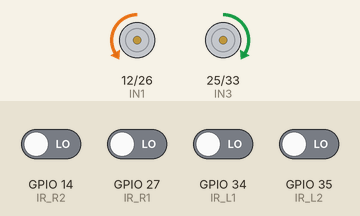
This sketch was run on a simulated ESP32. Parts: motor-driver pin pairs drawn as motors (green arrow = first pin HIGH = forward, orange = second pin HIGH = backward, longer = more drive). The test bench sets the inputs (shaded band); at power-on: GPIO 14 (IR_R2), GPIO 27 (IR_R1), GPIO 34 (IR_L1), GPIO 35 (IR_L2) LOW.

Above: at 2.2 s.
2.3 s: GPIO 14 (IR_R2) driven HIGH
At 3.0 s:
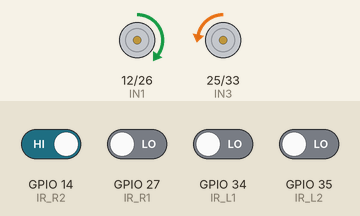
3.8 s: GPIO 35 (IR_L2) driven HIGH
At 4.2 s:
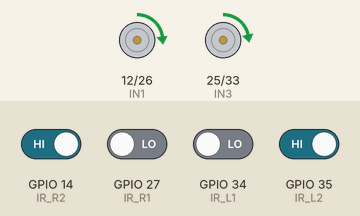
5.3 s: GPIO 14 (IR_R2) driven LOW
At 6.4 s:
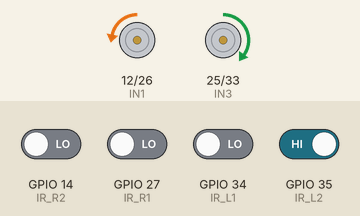
6.8 s: GPIO 35 (IR_L2) driven LOW
At 7.9 s:
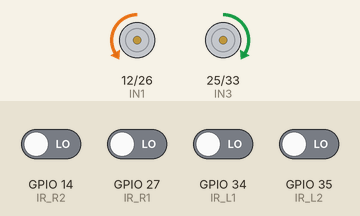
8.6 s: GPIO 27 (IR_R1) driven HIGH
At 9.0 s:
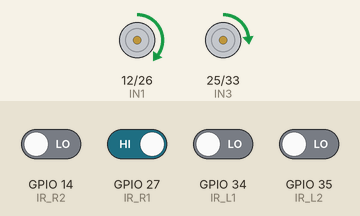
10.1 s: GPIO 27 (IR_R1) driven LOW
At 11.5 s:
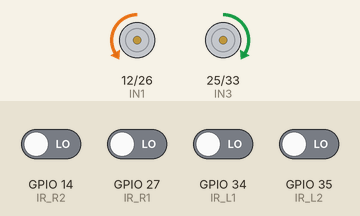
Timing chart, 0 to 12.9 s (numbered marks = the images above; inputs shaded):
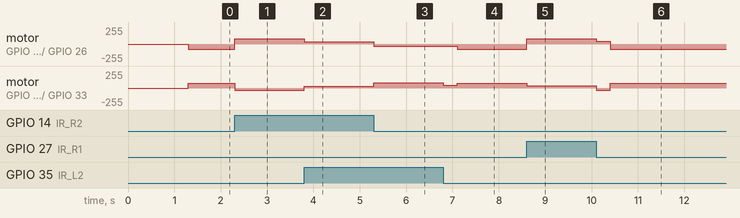

Measured:
- after the input at 2.3 s, motor on GPIO 12 (IN1) / GPIO 26 (IN2): backward 75/255 → forward 80/255 at once; motor on GPIO 25 (IN3) / GPIO 33 (IN4): forward 75/255 → backward 30/255 at once
- after the input at 3.8 s, motor on GPIO 12 (IN1) / GPIO 26 (IN2): forward 80/255 → forward 35/255 at once; motor on GPIO 25 (IN3) / GPIO 33 (IN4): backward 30/255 → forward 30/255 at once
- after the input at 5.3 s, motor on GPIO 12 (IN1) / GPIO 26 (IN2): forward 35/255 → backward 30/255 at once; motor on GPIO 25 (IN3) / GPIO 33 (IN4): forward 30/255 → forward 80/255 at once
- after the input at 6.8 s, motor on GPIO 12 (IN1) / GPIO 26 (IN2): backward 30/255 → backward 75/255 after 0.30 s; motor on GPIO 25 (IN3) / GPIO 33 (IN4): forward 80/255 → forward 45/255 at once, → forward 75/255 0.30 s later
- after the input at 8.6 s, motor on GPIO 12 (IN1) / GPIO 26 (IN2): backward 75/255 → forward 80/255 at once; motor on GPIO 25 (IN3) / GPIO 33 (IN4): forward 75/255 → forward 35/255 at once
- after the input at 10.1 s, motor on GPIO 12 (IN1) / GPIO 26 (IN2): forward 80/255 → forward 45/255 at once, → backward 75/255 0.30 s later; motor on GPIO 25 (IN3) / GPIO 33 (IN4): forward 35/255 → backward 30/255 at once, → forward 75/255 0.30 s later

The sketch:

line_follower.ino
```cpp
#include <Arduino.h>

#define IR_L2 35
#define IR_L1 34
#define IR_R1 27
#define IR_R2 14

#define IN1 12
#define IN2 26
#define IN3 25
#define IN4 33

float Kp = 20;
float Ki = 0;
float Kd = 7;

float error = 0;
float previousError = 0;
float integral = 0;
float derivative = 0;

unsigned long lostStartTime = 0;


// ====================================================
// Motor Functions
// ====================================================

void setLeftMotor(int speed1, int speed2) {
  analogWrite(IN1, speed1);
  analogWrite(IN2, speed2);
}

void setRightMotor(int speed1, int speed2) {
  analogWrite(IN3, speed1);
  analogWrite(IN4, speed2);
}

void stopCar() {
  setLeftMotor(0, 0);
  setRightMotor(0, 0);
}

void moveForward(int leftSpeed, int rightSpeed) {

  leftSpeed = constrain(leftSpeed, 0, 100);
  rightSpeed = constrain(rightSpeed, 0, 100);

  setLeftMotor(leftSpeed, 0);
  setRightMotor(rightSpeed, 0);
}


// ====================================================
// Pivot Functions
// ====================================================

void pivotLeft() {
  setLeftMotor(0, 30);
  setRightMotor(80, 0);
}

void pivotRight() {
  setLeftMotor(80, 0);
  setRightMotor(0, 30);
}


// ====================================================
// 180 Degree Turn
// ====================================================

void turn180() {

  // Left wheel backward
  setLeftMotor(0, 75);

  // Right wheel forward
  setRightMotor(75, 0);
}


// ====================================================
// Setup
// ====================================================

void setup() {

  Serial.begin(115200);

  pinMode(IR_L2, INPUT);
  pinMode(IR_L1, INPUT);
  pinMode(IR_R1, INPUT);
  pinMode(IR_R2, INPUT);

  pinMode(IN1, OUTPUT);
  pinMode(IN2, OUTPUT);
  pinMode(IN3, OUTPUT);
  pinMode(IN4, OUTPUT);

  stopCar();

  delay(1000);
}


// ====================================================
// Loop
// ====================================================

void loop() {

  int L2 = digitalRead(IR_L2);
  int L1 = digitalRead(IR_L1);
  int R1 = digitalRead(IR_R1);
  int R2 = digitalRead(IR_R2);


  // ==================================================
  // ALL BLACK = FINISH
  // ==================================================

  if (L2 == 1 && L1 == 1 && R1 == 1 && R2 == 1) {

    stopCar();
    return;

  }


  // ==================================================
  // ALL WHITE = SEARCH FOR LINE
  // ==================================================

  if (L2 == 0 && L1 == 0 && R1 == 0 && R2 == 0) {

    if (lostStartTime == 0) {
      lostStartTime = millis();
    }


    // ----------------------------------------------
    // Line lost for less than 300 ms
    // ----------------------------------------------

    if (millis() - lostStartTime < 300) {

      if (previousError < 0) {

        setLeftMotor(0, 30);
        setRightMotor(45, 0);

      }

      else if (previousError > 0) {

        setLeftMotor(45, 0);
        setRightMotor(0, 30);

      }

      else {

        stopCar();

      }

      delay(5);
      return;
    }


    // ----------------------------------------------
    // Line lost for 300 ms = DEAD END
    // ----------------------------------------------

    turn180();

    delay(5);
    return;
  }


  // ==================================================
  // LINE FOUND AGAIN
  // ==================================================

  lostStartTime = 0;


  // ==================================================
  // LEFT PRIORITY
  // ==================================================

  if (L2 == 1 && R2 == 0) {

    pivotLeft();

    previousError = -3;

    delay(8);

    return;
  }


  // ==================================================
  // HARD RIGHT
  // ==================================================

  if (R2 == 1 && L2 == 0) {

    pivotRight();

    previousError = 3;

    delay(8);

    return;
  }


  // ==================================================
  // LEFT CURVE
  // ==================================================

  if (L2 == 1 && L1 == 1 && R1 == 0 && R2 == 0) {

    error = -2;
  }


  // ==================================================
  // RIGHT CURVE
  // ==================================================

  else if (L2 == 0 && L1 == 0 && R1 == 1 && R2 == 1) {

    error = 2;
  }


  // ==================================================
  // NORMAL PD
  // ==================================================

  else {

    int sum = 0;
    int count = 0;

    if (L2 == 1) {
      sum += -3;
      count++;
    }

    if (L1 == 1) {
      sum += -1;
      count++;
    }

    if (R1 == 1) {
      sum += 1;
      count++;
    }

    if (R2 == 1) {
      sum += 3;
      count++;
    }


    if (count > 0) {
      error = (float)sum / count;
    }
  }


  // ==================================================
  // PD CALCULATION
  // ==================================================

  integral += error;

  integral = constrain(integral, -15, 15);

  derivative = error - previousError;

  float correction =
    Kp * error +
    Ki * integral +
    Kd * derivative;


  // ==================================================
  // MOTOR SPEED
  // ==================================================

  int leftSpeed;
  int rightSpeed;


  if (L2 == 1 || R2 == 1) {

    leftSpeed = 35 + correction;
    rightSpeed = 30 - correction;

  }

  else {

    leftSpeed = 60 + correction;
    rightSpeed = 55 - correction;
  }


  leftSpeed = constrain(leftSpeed, 0, 100);
  rightSpeed = constrain(rightSpeed, 0, 100);


  moveForward(leftSpeed, rightSpeed);

  previousError = error;


}
```
